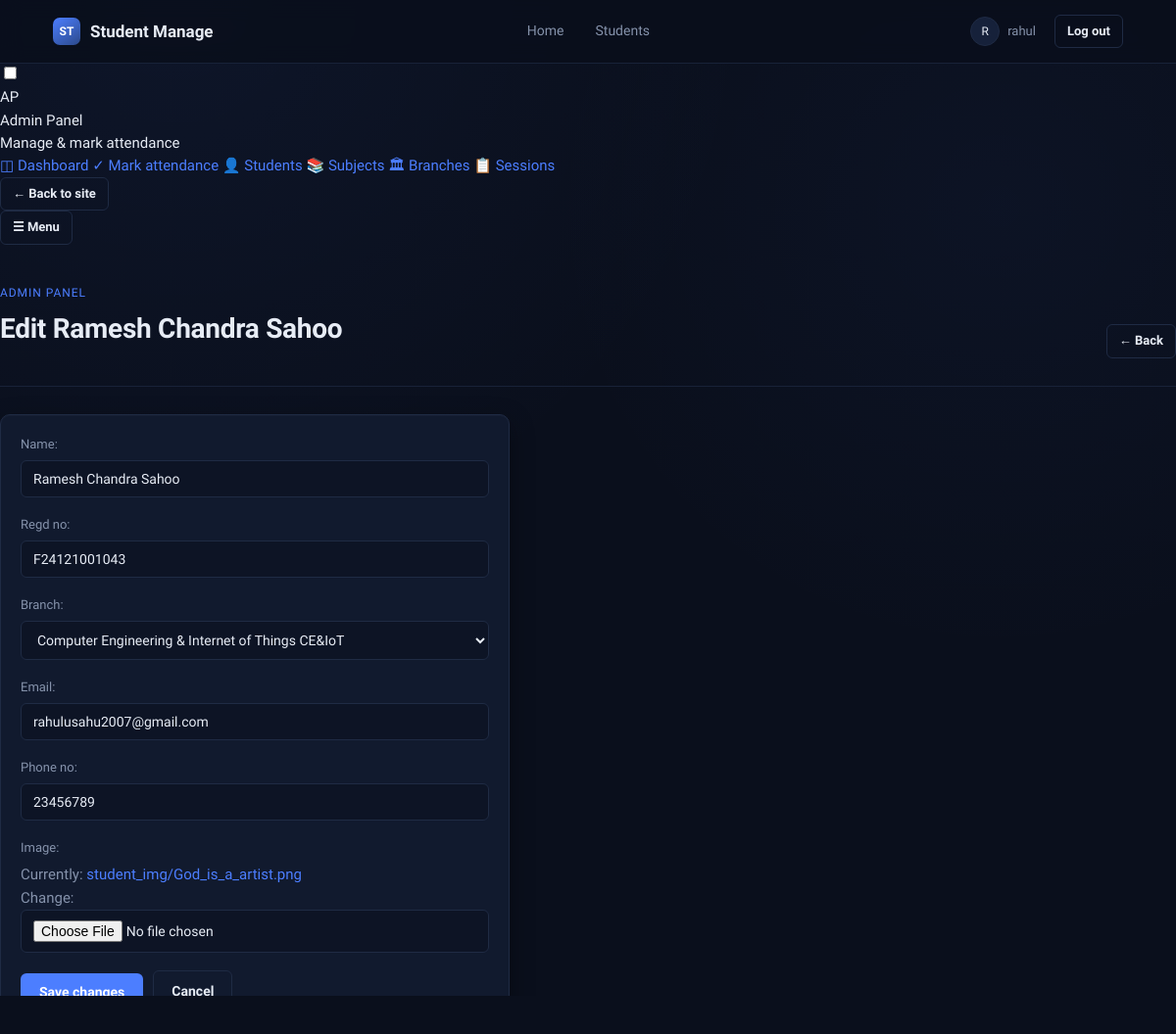
Page /panel/students/1/edit/ (signed in) on the committed database.
### CR_Control/models.py (models this page shows, shortened)
class Students(models.Model):
    name = models.CharField(max_length=64)
    regd_no = models.CharField(max_length=12)
    branch = models.ForeignKey(Branch, on_delete=models.CASCADE, related_name="st_branch")
    email = models.EmailField()
    phone_no = models.IntegerField(
        validators=[
            MinValueValidator(10),
            MaxValueValidator(9999999999)
            ]
    )
    image = models.ImageField(upload_to='student_img')
    class Meta:
        ordering = ['regd_no']

class Branch(models.Model):
    semester = models.IntegerField()
    name = models.CharField(max_length=64)
    code = models.CharField(max_length=12)
    def __str__(self):
        return f"{self.name} {self.code}"

### CR_Control/admin_views.py (the view)
# urls.py: path("panel/students/<int:student_id>/edit/", admin_views.panel_student_edit, name="panel_student_edit"),
@staff_or_teacher_required
def panel_student_edit(request, student_id):
    student = get_object_or_404(Students, pk=student_id)
    if request.method == "POST":
        form = StudentForm(request.POST, request.FILES, instance=student)
        if form.is_valid():
            form.save()
            messages.success(request, "Student updated successfully.")
            return redirect("panel_students")
    else:
        form = StudentForm(instance=student)
    return render(request, "panel/student_edit.html", {
        "form": form,
        "student": student,
    })

### CR_Control/forms.py
class StudentForm(forms.ModelForm):
    class Meta:
        model = Students
        fields = '__all__'

### CR_Control/context_processors.py (called while the page is built)
def panel_access(request):
    return {"can_access_panel": user_can_access_panel(request.user)}

### CR_Control/templates/panel/student_edit.html (shortened to what this page needs)
{% extends 'panel/layout_panel.html' %}
{% block panel_content %}
<div class="page-header">
  <div>
    <span class="page-header__eyebrow">Admin Panel</span>
    <h1>Edit {{ student.name }}</h1>
  </div>
  <a href="{% url 'panel_students' %}" class="btn btn--ghost btn--sm">← Back</a>
</div>
<div class="card form-card" style="max-width: 520px;">
  <form method="POST" enctype="multipart/form-data">
    {{ form.as_p }}
    <div class="flex" style="gap: 10px; flex-wrap: wrap;">
      <button type="submit" class="btn btn--primary">Save changes</button>
      <a href="{% url 'panel_students' %}" class="btn btn--ghost">Cancel</a>
    </div>
  </form>
</div>
{% endblock %}

### CR_Control/templates/nav.html (shortened to what this page needs)
<nav class="nav">
  <div class="nav__inner">
    <div class="nav__brand">
      <span class="nav__brand-mark">ST</span>
      <span class="nav__brand-text">Student Manage</span>
    </div>
    <ul class="nav__links">
      <li><a class="nav__link {% if active == 'home' %}is-active{% endif %}" href="{% url 'home' %}">Home</a></li>
      <li><a class="nav__link {% if active == 'student' %}is-active{% endif %}" href="{% url 'students' %}">Students</a></li>
    </ul>
    <div class="nav__right">
      {% if user.is_authenticated %}
        <a href="{% url 'profile' %}" class="nav__user nav__user--link {% if active == 'profile' %}is-active{% endif %}" title="Account settings">
          <span class="nav__avatar">{{ user.username|slice:":1"|upper }}</span>
          <span class="nav__username">{{ user.username }}</span>
        </a>
        <a href="{% url 'logout' %}" class="btn btn--ghost btn--sm">Log out</a>
      {% else %}
        <a href="{% url 'login' %}" class="btn btn--primary btn--sm">Log in</a>
      {% endif %}
    </div>
  </div>
</nav>

### rows in the picture
Students: name "Ramesh Chandra Sahoo", regd_no "F24121001043", branch "Computer Engineering & Internet of Things CE&IoT", email "rahulusahu2007@gmail.com", phone_no "23456789"

### other values in the picture
{{ user.username|slice:":1"|upper }} "R"
{{ user.username }} "rahul"
